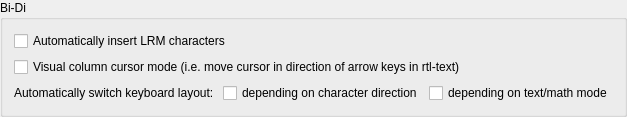
                <widget class="QGroupBox" name="groupBox_15">
                 <property name="title">
                  <string>Bi-Di</string>
                 </property>
                 <layout class="QGridLayout" name="gridLayout_8a">
                  <item row="0" column="0" colspan="3">
                   <widget class="QCheckBox" name="checkBoxAutoLRM">
                    <property name="text">
                     <string>Automatically insert LRM characters</string>
                    </property>
                   </widget>
                  </item>
                  <item row="1" column="0" colspan="3">
                   <widget class="QCheckBox" name="checkBoxVisualColumnMode">
                    <property name="text">
                     <string>Visual column cursor mode (i.e. move cursor in direction of arrow keys in rtl-text)</string>
                    </property>
                   </widget>
                  </item>
                  <item row="2" column="0">
                   <widget class="QLabel" name="labelSwitchKeyboardLayout">
                    <property name="text">
                     <string>Automatically switch keyboard layout: </string>
                    </property>
                   </widget>
                  </item>
                  <item row="2" column="1">
                   <widget class="QCheckBox" name="checkBoxSwitchLanguagesDirection">
                    <property name="text">
                     <string>depending on character direction</string>
                    </property>
                   </widget>
                  </item>
                  <item row="2" column="2">
                   <widget class="QCheckBox" name="checkBoxSwitchLanguagesMath">
                    <property name="text">
                     <string>depending on text/math mode</string>
                    </property>
                   </widget>
                  </item>
                 </layout>
                </widget>
